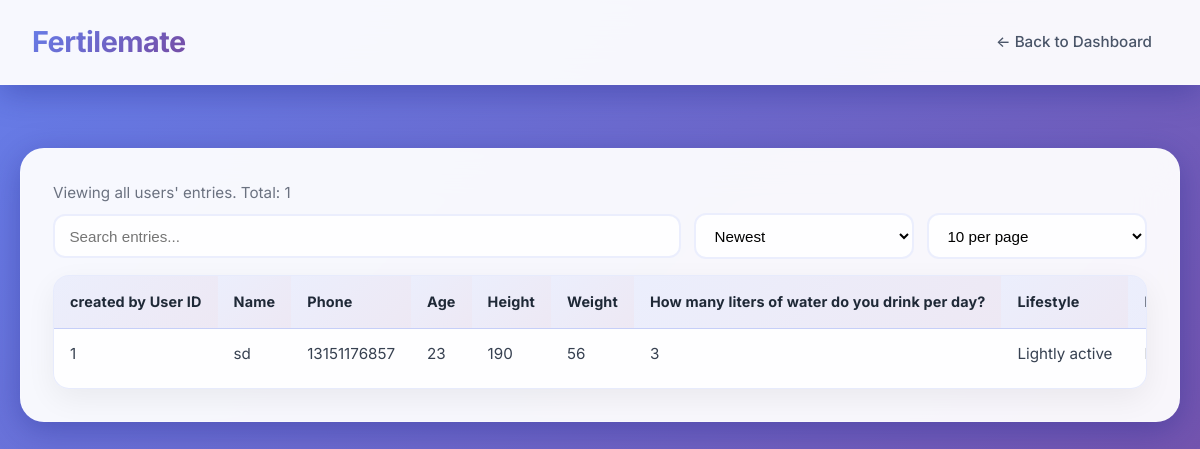
Screenshot of /male_data (signed in) with the database file from the repository.
### app.py (models this page shows)
class MaleEntryFlat(db.Model):
    id = db.Column(db.Integer, primary_key=True)
    entry_id = db.Column(db.Integer, db.ForeignKey('male_entry.id'), nullable=True)
    user_id = db.Column(db.Integer, db.ForeignKey('user.id'), nullable=True)
    name = db.Column(db.String(120))
    phone = db.Column(db.String(64))
    age = db.Column(db.String(16))
    height = db.Column(db.String(16))
    weight = db.Column(db.String(16))
    water_per_day = db.Column(db.String(16))
    lifestyle = db.Column(db.String(64))
    sperm_test = db.Column(db.String(16))
    diet = db.Column(db.String(64))
    breakfast_time = db.Column(db.String(16))
    dinner_time = db.Column(db.String(16))
    num_meals = db.Column(db.String(16))
    alcohol = db.Column(db.String(16))
    sleep_hours = db.Column(db.String(32))
    sleep_difficulty = db.Column(db.String(16))
    predicted_goal_type = db.Column(db.String(128))
    created_at = db.Column(db.DateTime, default=datetime.utcnow)

### app.py (the view)
@app.route('/male_data')
@login_required
def male_data_page():
    role = session.get('role', 'user')
    if role == 'admin':
        flats = MaleEntryFlat.query.order_by(MaleEntryFlat.created_at.desc()).all()
    else:
        flats = MaleEntryFlat.query.filter_by(user_id=session.get('user_id')).order_by(MaleEntryFlat.created_at.desc()).all()
    rows = []
    for f in flats:
        rows.append({
            'flat_id': f.id,
            'id': f.entry_id or f.id,
            'user_id': f.user_id,
            'name': f.name,
            'phone': f.phone,
            'age': f.age,
            'height': f.height,
            'weight': f.weight,
            'water_per_day': f.water_per_day,
            'lifestyle': f.lifestyle,
            'sperm_test': f.sperm_test,
            'diet': f.diet,
            'breakfast_time': f.breakfast_time,
            'dinner_time': f.dinner_time,
            'num_meals': f.num_meals,
            'alcohol': f.alcohol,
            'sleep_hours': f.sleep_hours,
            'sleep_difficulty': f.sleep_difficulty,
            'goal_type': f.predicted_goal_type,
            'created': f.created_at.strftime('%Y-%m-%d %H:%M') if f.created_at else ''
        })
    return render_template('male_data.html', role=role, rows=rows)

### app.py (called while the page is built)
def login_required(view_function):
    @wraps(view_function)
    def wrapper(*args, **kwargs):
        if not session.get('logged_in'):
            return redirect(url_for('login'))
        return view_function(*args, **kwargs)
    return wrapper

### templates/male_data.html (shortened to what this page needs)
<!DOCTYPE html>
<html lang="en">
<head>
</head>
<body>
  <div class="navbar">
    <div class="logo">Fertilemate</div>
    <nav><a href="/">← Back to Dashboard</a></nav>
  </div>
  <div class="container">
    <p class="muted">Viewing {{ 'all users\' entries' if role == 'admin' else 'your entries' }}. Total: {{ rows|length }}</p>
    <div class="toolbar">
      <input id="searchInput" type="text" placeholder="Search entries..." aria-label="Search">
      <select id="sortSelect" aria-label="Sort">
        <option value="created_desc">Newest</option>
      </select>
      <select id="pageSizeSelect" aria-label="Rows per page">
        <option value="10">10 per page</option>
      </select>
    </div>
    <div class="table-container">
      <table>
        <thead>
          <tr>
            {% if role == 'admin' %}<th>created by User ID</th>{% endif %}
            <th>Name</th>
            <th>Phone</th>
            <th>Age</th>
            <th>Height</th>
            <th>Weight</th>
            <th>How many liters of water do you drink per day?</th>
            <th>Lifestyle</th>
            <th>Have you completed a sperm concentration test?</th>
          </tr>
        </thead>
        <tbody>
          {% for r in rows %}
          <tr data-name="{{ (r.name or '')|lower }}" data-phone="{{ (r.phone or '')|lower }}" data-created="{{ r.created }}">
            {% if role == 'admin' %}<td>{{ r.user_id }}</td>{% endif %}
            <td>{{ r.name }}</td>
            <td>{{ r.phone }}</td>
            <td>{{ r.age }}</td>
            <td>{{ r.height }}</td>
            <td>{{ r.weight }}</td>
            <td>{{ r.water_per_day }}</td>
            <td>{{ r.lifestyle }}</td>
            <td>{{ r.sperm_test }}</td>
          </tr>
          {% endfor %}
        </tbody>
      </table>
    </div>
  </div>
</body>
</html>

### templates/male_data.html (style rules this page uses)
* { margin: 0; padding: 0; box-sizing: border-box; }
body { padding: 20px; font-family: 'Inter', -apple-system, BlinkMacSystemFont, 'Segoe UI', Roboto, sans-serif; background: linear-gradient(135deg, #667eea 0%, #764ba2 100%); min-height: 100vh; color: #2d3748; line-height: 1.6; }
.navbar { background: rgba(255, 255, 255, 0.95); backdrop-filter: blur(20px); color: #2d3748; padding: 1.2rem 2rem; display: flex; justify-content: space-between; align-items: center; box-shadow: 0 8px 32px rgba(31, 38, 135, 0.37); border-bottom: 1px solid rgba(255, 255, 255, 0.18); position: fixed; top: 0; left: 0; right: 0; z-index: 1000; }
.navbar .logo { font-size: 1.8rem; font-weight: 700; background: linear-gradient(135deg, #667eea 0%, #764ba2 100%); -webkit-background-clip: text; -webkit-text-fill-color: transparent; background-clip: text; letter-spacing: -0.5px; }
.navbar nav a { color: #4a5568; text-decoration: none; margin-left: 2rem; font-size: 0.95rem; font-weight: 500; padding: 0.5rem 1rem; border-radius: 8px; transition: all 0.3s ease; }
.container { max-width:full; margin: 8rem auto 2rem; background: rgba(255, 255, 255, 0.95); backdrop-filter: blur(20px); border-radius: 24px; box-shadow: 0 8px 32px rgba(31, 38, 135, 0.37); border: 1px solid rgba(255, 255, 255, 0.18); padding: 2rem; }
.muted { color: #6b7280; font-size: 0.95rem; }
.table-container { margin-top: 1rem; background: rgba(255,255,255,0.9); border: 1px solid rgba(102,126,234,0.15); border-radius: 16px; overflow-x: auto; overflow-y: hidden; -webkit-overflow-scrolling: touch; box-shadow: 0 10px 30px rgba(0,0,0,0.06); }
table { width: 100%; border-collapse: collapse; }
thead th { background: linear-gradient(135deg, rgba(102,126,234,0.12) 0%, rgba(118,75,162,0.12) 100%); color: #1f2937; text-align: left; font-weight: 700; font-size: 0.9rem; letter-spacing: 0.01em; padding: 0.9rem 1rem; border-bottom: 1px solid rgba(102,126,234,0.2); position: sticky; top: 0; z-index: 1; white-space: nowrap; }
tbody td { padding: 0.85rem 1rem; border-bottom: 1px solid rgba(102,126,234,0.12); vertical-align: top; color: #374151; font-size: 0.95rem; white-space: nowrap; }
tbody tr:last-child td { border-bottom: none; }
.toolbar { display: grid; grid-template-columns: 1fr repeat(2, minmax(180px, 220px)); gap: 0.8rem; align-items: center; margin: 0.5rem 0; }
.toolbar input[type="text"], .toolbar select { padding: 0.7rem 0.9rem; border: 2px solid rgba(102,126,234,0.12); border-radius: 12px; background: rgba(255,255,255,0.9); font-size: 0.95rem; outline: none; transition: all 0.2s ease; }

### rows the page displays
MaleEntryFlat: user_id "1", name "sd", phone "13151176857", age "23", height "190", weight "56", water_per_day "3", lifestyle "Lightly active"

### other values shown
{{ 'all users\' entries' if role == 'admin' else 'your entries' }} "all users' entries"
{{ rows|length }} "1"
